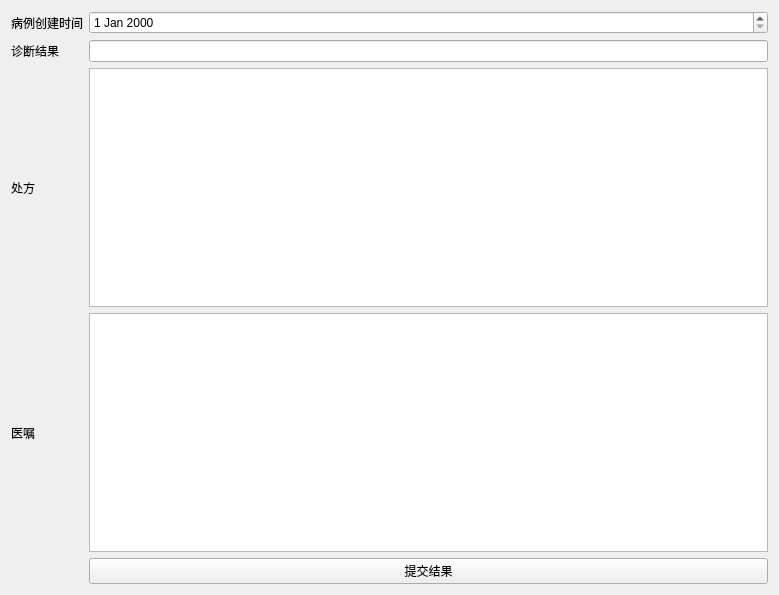
<?xml version="1.0" encoding="UTF-8"?>
<ui version="4.0">
 <class>CaseManageDetails</class>
 <widget class="QWidget" name="CaseManageDetails">
  <property name="geometry">
   <rect>
    <x>0</x>
    <y>0</y>
    <width>779</width>
    <height>595</height>
   </rect>
  </property>
  <property name="windowTitle">
   <string>Form</string>
  </property>
  <layout class="QGridLayout" name="gridLayout">
   <item row="0" column="0" colspan="2">
    <widget class="QLabel" name="label">
     <property name="text">
      <string>病例创建时间</string>
     </property>
    </widget>
   </item>
   <item row="0" column="2">
    <widget class="QDateEdit" name="date"/>
   </item>
   <item row="1" column="0">
    <widget class="QLabel" name="label_2">
     <property name="text">
      <string>诊断结果</string>
     </property>
    </widget>
   </item>
   <item row="1" column="2">
    <widget class="QLineEdit" name="diagnosis"/>
   </item>
   <item row="2" column="0">
    <widget class="QLabel" name="label_3">
     <property name="text">
      <string>处方</string>
     </property>
    </widget>
   </item>
   <item row="2" column="2">
    <widget class="QPlainTextEdit" name="prescription"/>
   </item>
   <item row="3" column="0">
    <widget class="QLabel" name="label_4">
     <property name="text">
      <string>医嘱</string>
     </property>
    </widget>
   </item>
   <item row="3" column="2">
    <widget class="QPlainTextEdit" name="advice"/>
   </item>
   <item row="4" column="2">
    <widget class="QPushButton" name="submit">
     <property name="text">
      <string>提交结果</string>
     </property>
    </widget>
   </item>
  </layout>
 </widget>
 <resources/>
 <connections/>
</ui>
